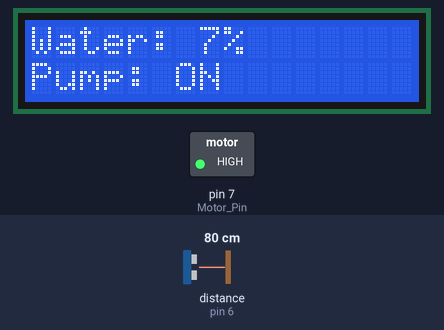
This sketch was run on a simulated Arduino Uno, built with avr-gcc and run on an emulated ATmega328P. On the bench: 16×2 character LCD, switched loads named in the sketch (green lamp = pin HIGH). Wiring (inferred from the names in the program): ultrasonic range finder: trigger pin 5; echo pin 6. The test bench sets the inputs (shaded band); at power-on: distance to the obstacle (sensor on pin 6) 80 cm. The echo pulse lasts 58.3 µs per cm; pins used as bus, display or sensor lines are not drawn.

Above: at 1.2 s.
1.3 s: distance to the obstacle (sensor on pin 6) set to 2 cm
At 2.4 s:
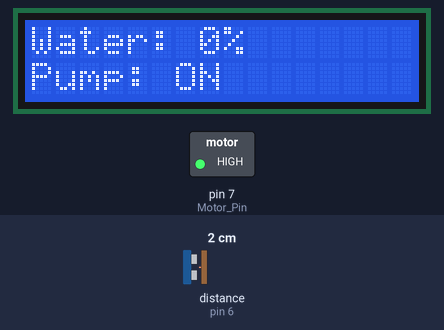
2.8 s: distance to the obstacle (sensor on pin 6) set to 18 cm
At 3.5 s:
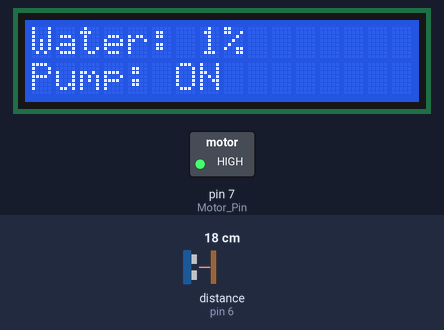
4.3 s: distance to the obstacle (sensor on pin 6) set to 35 cm
At 4.6 s:
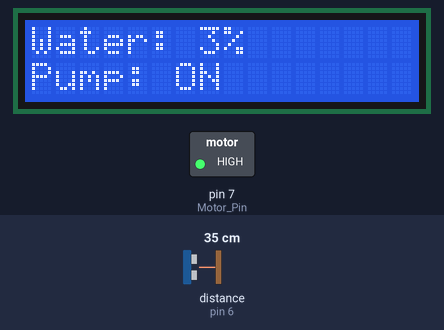
Timing chart, 0 to 7.3 s (numbered marks = the images above; inputs shaded):
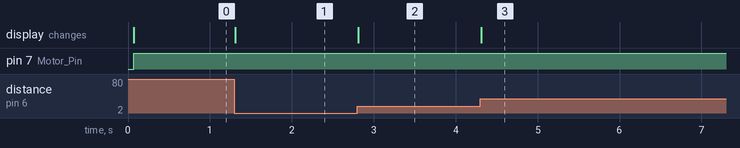

The sketch:

Water_Pump_Code.ino
```cpp
// include the library code:
#include <LiquidCrystal.h> //library for LCD

// initialize the library with the numbers of the interface pins
LiquidCrystal lcd(13, 12, 11, 10, 9, 8);

// defines pins numbers
const int trigPin = 5;
const int echoPin = 6;

const int Motor_Pin = 7;

// defines variables
long duration;
int distance;

bool Motor; //Make a bool Function for Motor ON/OFF

void setup()
{
  pinMode(trigPin, OUTPUT); // Sets the trigPin as an Output
  pinMode(echoPin, INPUT); // Sets the echoPin as an Input

  pinMode(Motor_Pin, OUTPUT); // Sets the Motor Pin as an Output

  // set up the LCD's number of columns and rows:
  lcd.begin(16, 2); //LCD order
}
void loop()
{
  // Clears the trigPin
  digitalWrite(trigPin, LOW);
  delayMicroseconds(2);

  // Sets the trigPin on HIGH state for 10 micro seconds
  digitalWrite(trigPin, HIGH);
  delayMicroseconds(10);
  digitalWrite(trigPin, LOW);

  // Reads the echoPin, returns the sound wave travel time in microseconds
  duration = pulseIn(echoPin, HIGH);

  // Calculating the distance in cm
  distance = duration*0.034/2;
  int Level = map(distance, 0,1106, 0,100);

  // Prints the distance on the LCD
  lcd.setCursor(0,0);
  lcd.print("Water: ");
  lcd.print(Level);
  lcd.print("%     ");

  if(Level < 30)  //if Water Level is Less than 30%
  {
    Motor = true;  //Make The Bool True
  }
  if(Level >= 100)  //if Water Level is Greater than or Equal to 100%
  {
    Motor = false;  //Make The Bool False
  }

  if(Motor) //if Bool is True
  {
    digitalWrite(Motor_Pin, HIGH);
    lcd.setCursor(0,1);
    lcd.print("Pump: ON      ");
  }
  else //if Bool is False
  {
    digitalWrite(Motor_Pin, LOW);
    lcd.setCursor(0,1);
    lcd.print("Pump: OFF       ");
  }
}
```

Measured:
- after the input at 1.3 s, the display: changes at once (image 1)
- after the input at 2.8 s, the display: changes at once (image 2)
- after the input at 4.3 s, the display: changes at once (image 3)
